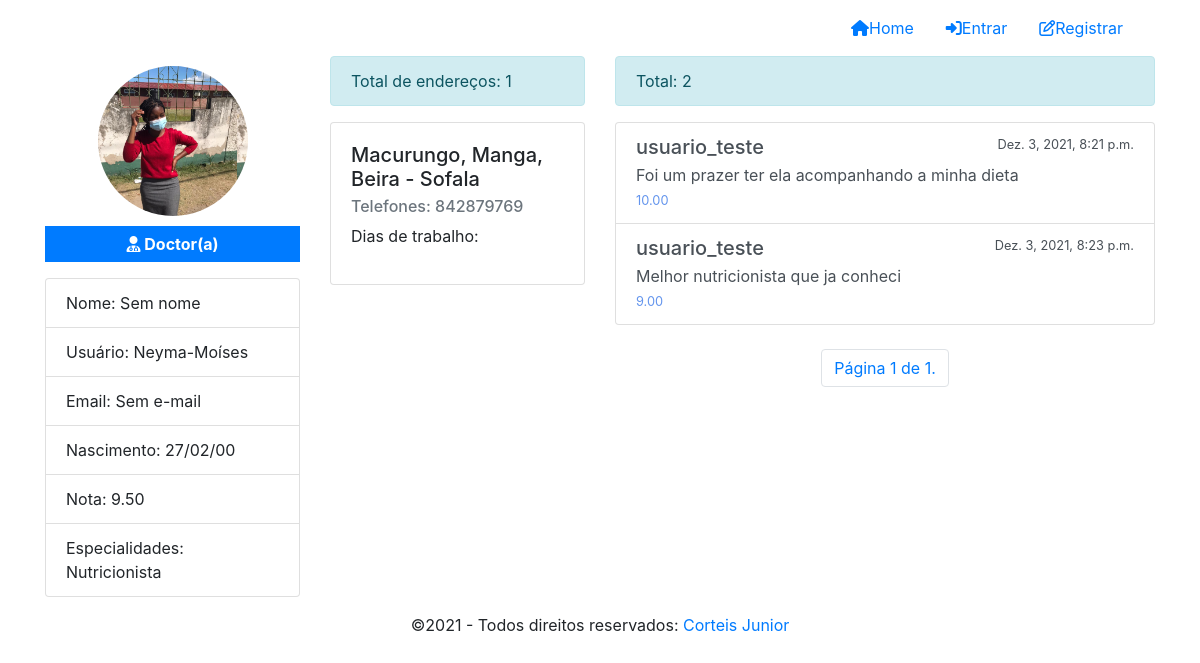
The page /profile/3 on the database its author committed.
### medicSearch/models/Profile.py (models this page shows, shortened)
class Profile(models.Model):
    user = models.OneToOneField(User, on_delete=models.CASCADE)
    role = models.IntegerField(choices=ROLE_CHOICE,  default=3)
    birthday = models.DateField(default=None, null=True, blank=True)
    created_at = models.DateTimeField(auto_now_add=True)
    updated_at = models.DateTimeField(auto_now=True)
    token = models.CharField(max_length=255,  null=True, blank=True)
    image = models.ImageField(null=True, blank=True)
    favorites = models.ManyToManyField(User, blank=True, related_name='favorites')
    specialties = models.ManyToManyField(Speciality,  blank=True, related_name='specialties')
    addresses = models.ManyToManyField(Address, blank=True, related_name='addresses')
    def show_scoring_average(self):
        from .Rating import Rating
        try:
            ratings = Rating.objects.filter(user_rated=self.user).aggregate(Sum('value'), Count('user'))
            if ratings['user__count'] > 0:
                scoring_average = ratings['value__sum']/ratings['user__count']
                scoring_average = round(scoring_average, 2) # arredondado o valor para 2 casas decimais
                return scoring_average
            return 'Sem avaliações'
        except:
            return "Sem avaliações"
    def show_favorites(self):
        ids = [result.id for result in self.favorites.all()]
        return Profile.objects.filter(user__id__in=ids)
    def show_ratings(self):
        from .Rating import Rating
        return Rating.objects.filter(user_rated=self.user)

### medicSearch/models/Speciality.py (models this page shows)
class Speciality(models.Model):
    name = models.CharField(null=False, max_length=100)
    status = models.BooleanField(default=True)
    created_at = models.DateTimeField(auto_now_add=True)
    updated_at = models.DateTimeField(auto_now=True)
    def __str__(self):
        return '{}'.format(self.name)

### medicSearch/models/Address.py (models this page shows, shortened)
class Address(models.Model):
    neighborhood = models.ForeignKey(Neighborhood, null=True, related_name='neighborhood', on_delete=models.SET_NULL)
    name = models.CharField(null=False, max_length=100)
    address  = models.CharField(null=False,max_length=255)
    latitude = models.DecimalField(max_digits=9, decimal_places=7)
    longitude = models.DecimalField(max_digits=9, decimal_places=7)
    opening_time = models.TimeField()
    closing_time = models.TimeField()
    days_weak = models.ManyToManyField(DayWeek, blank=True, related_name='days_name')
    phone = models.CharField(null=True, blank=True, max_length=9)
    status = models.BooleanField(default=True)
    created_at = models.DateTimeField(auto_now_add=True)
    updated_at = models.DateTimeField(auto_now=True)

### medicSearch/models/Neighborhood.py (models this page shows, shortened)
class Neighborhood(models.Model):
    city = models.ForeignKey(City, null=True, related_name='city',  on_delete=models.SET_NULL)
    name = models.CharField(null=False, max_length=20)
    status = models.BooleanField(default=True)
    created_at = models.DateTimeField(auto_now_add=True)
    updated_at = models.DateTimeField(auto_now=True)

### medicSearch/models/City.py (models this page shows)
class City(models.Model):
    province = models.ForeignKey(Province, null=True, related_name='province',  on_delete=models.SET_NULL)
    name = models.CharField(null=False, max_length=20)
    status = models.BooleanField(default=True)
    created_at = models.DateTimeField(auto_now_add=True)
    updated_at = models.DateTimeField(auto_now=True)
    def __str__(self):
        return '{} - {}'.format(self.name, self.province.name)

### medicSearch/models/Province.py (models this page shows, shortened)
class Province(models.Model):
    name = models.CharField(null=False, max_length=20)
    status = models.BooleanField(default=True)
    created_at = models.DateTimeField(auto_now_add=True)
    update_at = models.DateTimeField(auto_now=True)

### medicSearch/models/Rating.py (models this page shows, shortened)
class Rating(models.Model):
    user = models.ForeignKey(User, related_name='avaliou', on_delete=models.CASCADE)
    user_rated = models.ForeignKey(User, related_name='avaliado', on_delete=models.CASCADE)
    value = models.DecimalField(max_digits=5, decimal_places=2)
    opinion = models.TextField(null=True, blank=True)
    status = models.BooleanField(default=True)
    created_at = models.DateTimeField(auto_now_add=True, null=True)
    updated_at = models.DateTimeField(auto_now=True, null=True)

### medicSearch/views/ProfileView.py (the view)
def list_profile_view(request, id=None):
    profile = None
    if id is None and request.user.is_authenticated:
        profile = Profile.objects.filter(user=request.user).first()
    elif id is not None:
        profile = Profile.objects.filter(user__id=id).first()
    elif not request.user.is_authenticated:
        return redirect(to=' /')
    favorites = profile.show_favorites()
    if len(favorites) > 0:
        paginator = Paginator(favorites, 8)
        page = request.GET.get('page')
        favorites = paginator.get_page(page)
    ratings = profile.show_ratings()
    if len(ratings) > 0:
        paginator = Paginator(ratings, 8)
        page = request.GET.get(' page')
        ratings = paginator.get_page(page)
    context = {
        'profile': profile,
        'favorites': favorites,
        'ratings': ratings
    }
    return render(request, template_name='profile/Profile.html', context=context, status=200)

### medicSearch/templates/profile/Profile.html (shortened to what this page needs)
{% extends 'base.html' %}
{% load static %}
{% block styles %}
    <link rel="stylesheet" href="{% static 'css/profile.css' %}">
{% endblock styles %}
{% block content %}
    <div class="content">
        <div class="container">
            <div class="row">
                <div class="col-xs-12 col-md-3" id="profile-area">
                    <div id="image-profile" style="background-image: url('/media/{{profile.image}}');"></div>
                    {% if profile.role == 1 %}
                        <p class="badge badge-primary text-center" id="badge-role"><i class="fa fa-building"></i> Administrador</p>
                        {% elif  profile.role == 2 %}
                            <p class="badge badge-primary text-center" id="badge-role"><i class="fa fa-user-md"></i> Doctor(a) </p>
                        {% else %}
                            <p class="badge badge-primary text-center" id="badge-role"><i class="fa fa-user"></i> Paciente</p>
                    {% endif %}
                      <ul class="list-group">
                          <li class="list-group-item">Nome: {{profile.user.get_full_name | default:"Sem nome"}}</li>
                          <li class="list-group-item">Usuário: {{profile.user.username | default:"Sem usuário"}}</li>
                          <li class="list-group-item">Email: {{profile.user.email | default:"Sem e-mail"}}</li>
                          <li class="list-group-item">Nascimento: {{profile.birthday | date:'d/m/y' | default:"Sem data"}}</li>
                          {% if profile.role == 2 %}
                              <li class="list-group-item">Nota: {{profile.show_scoring_average }}</li>
                              <li class="list-group-item">Especialidades: {{ profile.specialties.all | join:". "}}</li>
                          {% endif %}
                      </ul>
                </div>
                {% if profile.role == 1 or profile.role == 3 %}
                    <div class="col-xs-12 col-md-9" id="favorites-area">
                        <div class="alert alert-info">Total de favoritos: {{favorites | length}}</div>
                        {% if request.GET.msg %}
                            <div class="alert alert-{{request.GET.type}}">{{ request.GET.msg }}</div>
                        {% endif %}
                        <div class="row">
                            {% for favorite in favorites %}
                                <div class="col-xs-12 col-md-4 col-lg-4">
                                    <div class="card mb-4">
                                        <div class="image-circle" style="background-image: url('/media/{{favorite.image}}');"></div>
                                        <div class="card-body">
                                            <h5 class="card-title">{{favorite.user.username}}</h5>
                                            <h6>Nota: {{favorite.show_scoring_average}} <i class="fa fa-star"></i></h6>
                                            <ul class="specialties">
                                                {% for speciality in favorite.specialties.all %}
                                                    <li>{{speciality}}</li>
                                                {% endfor %}
                                                <div class="addresss mb-2">
                                                    {{favorite.addresses.first.address | default:"Nenhum endereço."  |  slice:":15"}}...
                                                </div>
                                                <a href={% url 'profile'  favorite.id %}  class="btn btn-primary btn-card">Ver médico</a>
                                                {% if user.is_authenticated %}
                                                    <form action=" {% url 'medic-favorite-remove' %} " method="post">
                                                        {% csrf_token %}
                                                        <input type="hidden" name="id" value="{{favorite.id}}">
                                                        <input type="hidden" name="page" value="{{request.GET.page}}">
                                                        <button type="submit" class="btn btn-danger btn-card"><i class="fa fa-heart"></i>Remover</button>
                                                    </form>
                                                {% endif %}
                                            </ul>
                                        </div>
                                    </div>
                                </div>
                            {% endfor %}
                        </div>
                        <div class="row">
                            <nav aria-label="Page navigation" class="navigation">
                                <ul class="pagination">
                                    {% if favorites.has_previous %}
                                        <li class="page-item"><a href="?page=1" class="page-link">&laquo, Primeiro</a></li>
                                        <li class="page-item"><a href="?page={{ favorites.previous_page_number}}" class="page-link">Anterior</a></li>
                                    {% endif %}
                                        <li class="page-item"><a href="#" class="page-link">Página {{ favorites.number }} de {{ favorites.paginator.num_pages }}.</a></li>
                                        {% if favorites.has_next %}
                                            <li class="page-item"><a href="?page={{ favorites.next_page_number }}" class="page-link">Prócimo</a></li>
                                            <li class="page-item"><a href="?page={{ favorites.paginator.num_pages }}" class="page-link">Último &raquo;</a></li>
                                        {% endif %}
                                </ul>
                            </nav>
                        </div>
                    </div>
                    {% else %}
                    <div class="col-xs-12 col-md-3" id="addresses-area">
                        <div class="alert alert-info">Total de endereços: {{profile.addresses.all | length}}</div>
                        <div class="row">
                            {% for address in profile.addresses.all %}
                                <div class="col-xs-12 col-md-12">
                                    <div class="card mb-3">
                                        <div class="card-body">
                                            <h5 class="card-title">{{address.address}}, {{address.neighborhood.name}}, {{address.neighborhood.city}}</h5>
                                            <h6 class="card-subtitle mb-2 text-muted">Telefones: {{address.phone}}</h6>
                                            <ul id="days">
                                                <li>Dias de trabalho:</li>
                                            </ul>
                                        </div>
                                    </div>
                                </div>
                            {% endfor %}
                        </div>
                    </div>
                    <div class="col-xs-12 col-md-6" id="ratings-area">
                        <div class="alert alert-info">Total: {{ratings | length}}</div>
                        <div class="row mb-4">
                            <div class="col-xs-12 col-md-12">
                                <ul class="list-group">
                                    {% for rating in ratings %}
                                        <li href='#' class="list-group-item list-group-item-action">
                                            <div class="content d-flex justify-content-between">
                                                <h5 class="mb-1">{{rating.user.username}}</h5>
                                                <small>{{rating.created_at}}</small>
                                            </div>
                                            {{rating.opinion}}
                                            <br>
                                            <small style="color: cornflowerblue;">{{rating.value}}</small>
                                        </li>
                                    {% endfor %}
                                </ul>
                            </div>
                        </div>
                        <div class="row">
                            <nav class="navigation" aria-label="Page navigation">
                                <ul class="pagination">
                                        <li class="page-item"><a href="#" class="page-link">Página {{ ratings.number }} de {{ ratings.paginator.num_pages}}.</a></li>
                                </ul>
                            </nav>
                        </div>
                    </div>
                {% endif %}
            </div>
        </div>
    </div>
{% endblock content %}

### medicSearch/static/css/global.css (style rules this page uses)
.navigation { margin: 0 auto; }

### medicSearch/static/css/profile.css (style rules this page uses)
#image-profile { width: 150px; height: 150px; background-size: contain; margin: 10px auto; background-color: #ccc; border-radius: 100%; }
#badge-role { width: 100%; padding: 10px 0; font-size: 1em; float: left; border-radius: 0; }
ul.list-group { float: left; width: 100%; }
ul#days { list-style: none; padding: 0; width: 100%; }

### rows shown on the page
Profile: image (picture), user.get_full_name "Sem nome", user.username "Neyma-Moíses", user.email "Sem e-mail", birthday "27/02/00", show_scoring_average "9.50", specialties.all "Nutricionista", addresses.all|length "1"
Address: address "Macurungo", neighborhood.name "Manga", neighborhood.city "Beira - Sofala", phone "842879769"
Rating: user.username "usuario_teste", created_at "Dez. 3, 2021, 8:21 p.m.", opinion "Foi um prazer ter ela acompanhando a minha dieta", value "10.00"
Rating: user.username "usuario_teste", created_at "Dez. 3, 2021, 8:23 p.m.", opinion "Melhor nutricionista que ja conheci", value "9.00"

### other values the page prints
{{ ratings | length }} "2"
{{ ratings.number }} "1"
{{ ratings.paginator.num_pages }} "1"
